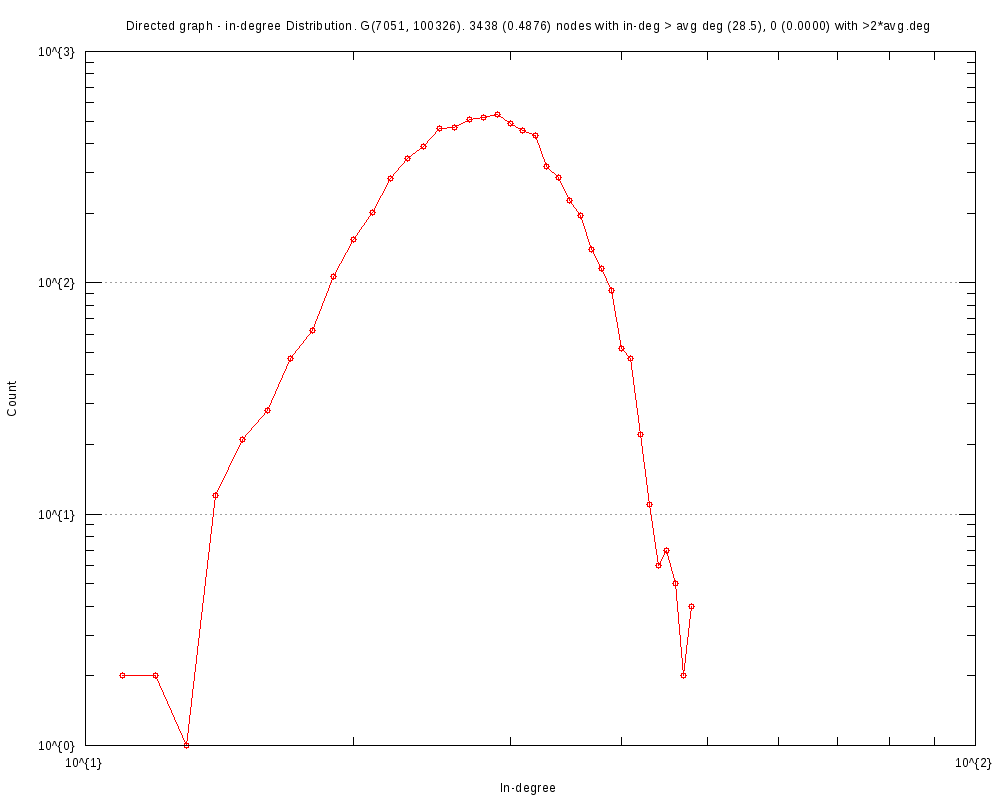

Recreate this plot in gnuplot.
#
# Directed graph - in-degree Distribution. G(7115, 103406). 3232 (0.4543) nodes with in-deg > avg deg (29.1), 0 (0.0000) with >2*avg.deg (Sun Oct 29 16:38:56 2017)
#

set title "Directed graph - in-degree Distribution. G(7115, 103406). 3232 (0.4543) nodes with in-deg > avg deg (29.1), 0 (0.0000) with >2*avg.deg"
set key bottom right
set logscale xy 10
set format x "10^{%L}"
set mxtics 10
set format y "10^{%L}"
set mytics 10
set grid
set xlabel "In-degree"
set ylabel "Count"
set tics scale 2
set terminal png font arial 10 size 1000,800
set output 'inDeg.EUC.png'
plot 	"inDeg.EUC.tab" using 1:2 title "" with linespoints pt 6
